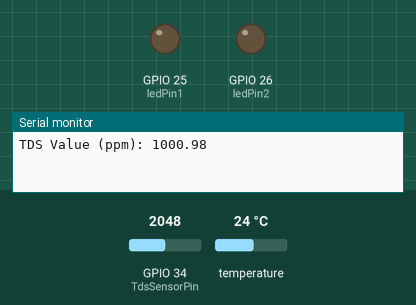
Bench run of a sketch on a simulated ESP32. Shown: output pins drawn as LEDs (lit = HIGH), the last lines printed to the serial monitor. The inputs (shaded band) are chosen by the test bench; at power-on: temperature 24 °C, GPIO 34 (TdsSensorPin) = 2048. WiFi joins after 1.5 s; servers stay silent unless stated; web services answer with replies made up by the test bench.

Above: at 3.0 s.
3.1 s: temperature set to 32.3 °C
5.2 s: temperature set to 33.7 °C
At 6.9 s:
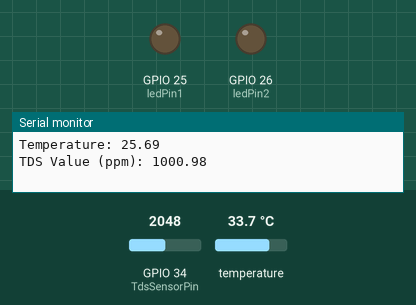
7.2 s: temperature set to 37.3 °C
8.9 s: temperature set to 38.8 °C
At 10.1 s:
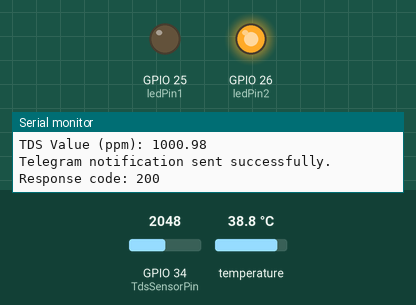
11.2 s: temperature set to 12 °C
At 12.9 s:
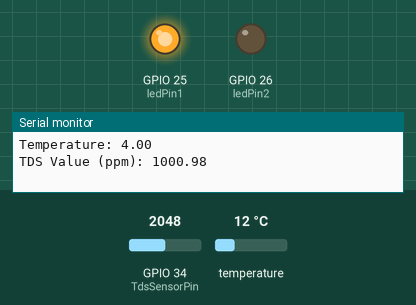
13.2 s: temperature set to 33 °C
At 14.4 s:
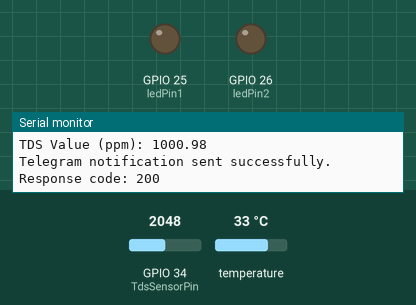
Timing chart, 0 to 16.2 s (numbered marks = the images above; inputs shaded):
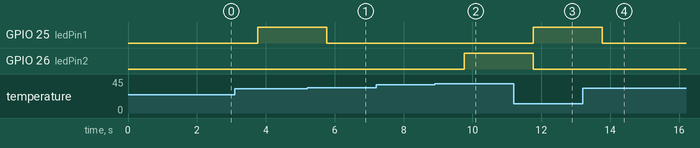

Measured:
- the behaviour switches between 38 and 38.1 °C on temperature (found by bisection; images 1 and 2)
- after the input at 5.2 s, GPIO 25 (ledPin1): HIGH → LOW after 0.57 s
- after the input at 8.9 s, GPIO 26 (ledPin2): LOW → HIGH after 0.87 s
- after the input at 11.2 s, GPIO 25 (ledPin1): LOW → HIGH after 0.57 s; GPIO 26 (ledPin2): HIGH → LOW after 0.57 s
- after the input at 13.2 s, GPIO 25 (ledPin1): HIGH → LOW after 0.57 s

The sketch:

TDS_Blynk_Tele.ino
```cpp
// See the Device Info tab, or Template settings
#define BLYNK_TEMPLATE_ID "your template ID"
#define BLYNK_TEMPLATE_NAME "your template name"
#define BLYNK_AUTH_TOKEN "your device token"

// Define your Telegram bot token and chat ID
#define TELEGRAM_BOT_TOKEN "your bot token"
#define TELEGRAM_CHAT_ID "your telegram ID"

// Uncomment this line if you're using a DS18B20 temperature sensor
#define DS18B20_SENSOR_PIN 18  // Ganti dengan pin GPIO yang Anda gunakan
#define TdsSensorPin 34  // Ganti dengan pin GPIO yang Anda gunakan

#include <WiFi.h>
#include <WiFiClient.h>
#include <BlynkSimpleEsp32.h>
#include <OneWire.h>
#include <DallasTemperature.h>
#include <HTTPClient.h>

char auth[] = BLYNK_AUTH_TOKEN;

// Your WiFi credentials.
// Set password to "" for open networks.
char ssid[] = "your wifi ssid";
char pass[] = "your wifi password";

BlynkTimer timer;

float vRef = 5.0;  // Tegangan referensi ADC (V)

const int ledPin1 = 25;  // Pin untuk LED 1
const int ledPin2 = 26;  // Pin untuk LED 2

// Sensor DS18B20
OneWire oneWire(DS18B20_SENSOR_PIN);
DallasTemperature sensors(&oneWire);
float temperature = 0.0;
float factor = 0.0;

void sendTelegramNotification(String message) {
  HTTPClient http;
  String url = "https://api.telegram.org/bot" + String(TELEGRAM_BOT_TOKEN) +
               "/sendMessage?chat_id=" + String(TELEGRAM_CHAT_ID) +
               "&text=" + message;

  http.begin(url);

  int httpResponseCode = http.GET();
  if (httpResponseCode > 0) {
    Serial.print("Telegram notification sent successfully. Response code: ");
    Serial.println(httpResponseCode);
  } else {
    Serial.print("Error sending Telegram notification. Response code: ");
    Serial.println(httpResponseCode);
  }

  http.end();
}

void readAndSendTdsData() {
  int rawValue = analogRead(TdsSensorPin);  // Baca nilai analog dari sensor TDS

  // Konversi nilai analog ke tegangan (V)
  float voltage = rawValue * (vRef / 1023.0);

  // Konversi tegangan ke nilai TDS (contoh konversi sederhana)
  float tdsValue = voltage * 100;  // Contoh konversi sederhana (harap sesuaikan sesuai karakteristik sensor)

  Serial.print("TDS Value (ppm): ");
  Serial.println(tdsValue, 2);

  Blynk.virtualWrite(V0, tdsValue);  // Mengirim nilai TDS ke server Blynk

  // Mengirim notifikasi ke V1 berdasarkan nilai TDS
  if (tdsValue > 600) {
    Blynk.virtualWrite(V1, "Air Kotor");
    sendTelegramNotification("MULEH BANG, IWAKMU MEH MATI");
  } else {
    Blynk.virtualWrite(V1, "Air Bersih");
  }
}

void readAndSendTemperature() {
  sensors.requestTemperatures();  // Mengirim perintah untuk membaca suhu
  temperature = sensors.getTempCByIndex(0) - 8;  // Mendapatkan suhu dalam derajat Celsius

  Serial.print("Temperature: ");
  Serial.println(temperature, 2);

  Blynk.virtualWrite(V2, temperature);  // Mengirim nilai suhu ke server Blynk

  if (temperature < 25) {
    digitalWrite(ledPin1, HIGH);
    digitalWrite(ledPin2, LOW);
    Blynk.virtualWrite(V3, HIGH);  // Mengirim status LED 1 ke V3
    Blynk.virtualWrite(V4, LOW);   // Mengirim status LED 2 ke V4
  } else if (temperature > 30) {
    digitalWrite(ledPin1, LOW);
    digitalWrite(ledPin2, HIGH);
    Blynk.virtualWrite(V3, LOW);   // Mengirim status LED 1 ke V3
    Blynk.virtualWrite(V4, HIGH);  // Mengirim status LED 2 ke V4
  } else {
    digitalWrite(ledPin1, LOW);
    digitalWrite(ledPin2, LOW);
    Blynk.virtualWrite(V3, LOW);   // Mengirim status LED 1 ke V3
    Blynk.virtualWrite(V4, LOW);   // Mengirim status LED 2 ke V4
  }
}

void setup() {
  pinMode(ledPin1, OUTPUT);  // Set pin 25 as output for future use
  pinMode(ledPin2, OUTPUT);
  pinMode(TdsSensorPin, INPUT);
  pinMode(DS18B20_SENSOR_PIN, INPUT);
  Serial.begin(115200);
  Blynk.begin(auth, ssid, pass);

  // Setup timer untuk pemanggilan fungsi setiap detik
  timer.setInterval(1000L, readAndSendTdsData);
  timer.setInterval(1000L, readAndSendTemperature);  // Ganti interval sesuai kebutuhan
}

void loop() {
  Blynk.run();
  timer.run();
}
```
